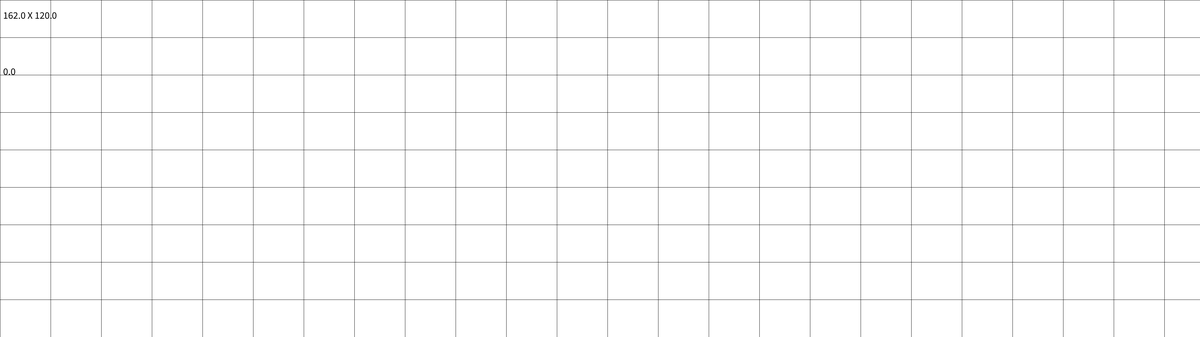
Frame 1 (no input)
Frame 60 (the mouse pressed at the canvas centre just before this capture): identical to frame 1, image omitted
Frame 120 (the mouse held since frame 60 and released just before this capture): identical to frame 1, image omitted

The Processing sketch that drew this single still picture (run headless with seeded random() and noise(); from frame 60 on, the mouse is pressed at the canvas centre):

// Processing sketch: calibrate_grid
// ── calibrate_grid.pde
float xw = 162;
float yh = 120;

float xx = 0;
float yy = 0;

void setup() {
  size(3840, 1080);
}


void draw() {
  
  
  
  translate(xx,yy);
  
  background(255);

  fill(0);
  textSize(32);
  text(xw + " X " + yh, 10, yh/2);
  text(xx + "", 10, yh*2);

  
  stroke(0);
  for (float x = 0; x < width; x+= xw) {
    line(x, 0, x, height);
  }
  for (float y = 0; y < height; y += yh) {
    line(0, y, width, y);
  }
}

void keyPressed() {
  if (key == 'a') {
    yh-=0.1;
  }  
  else if (key == 'z') {
    yh+=0.1;
  }

  if (key == 'q') {
    xw-=0.1;
  }  
  else if (key == 'w') {
    xw+=0.1;
  }
  
  
  if (key == 'f') {
    xx += 0.5;
  } else if (key == 'd') {
    xx += -0.1; 
  }
}
